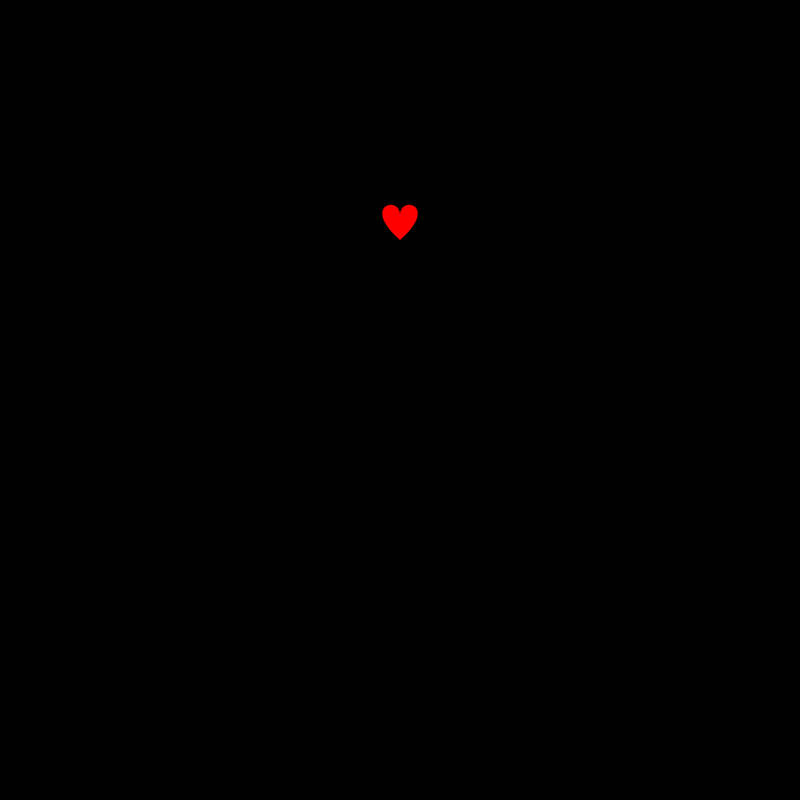
Frame 1 (no input)
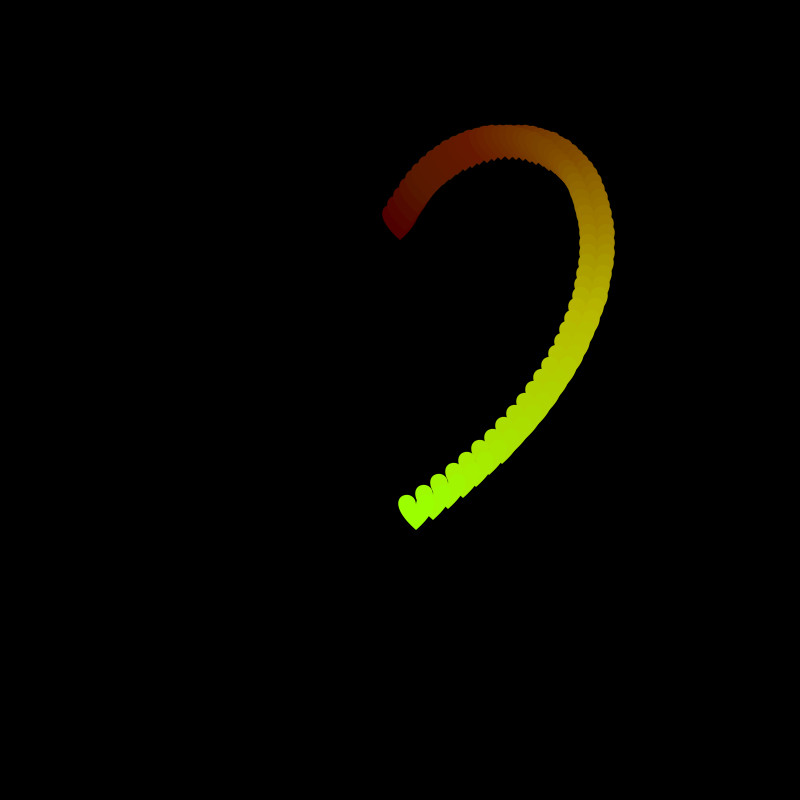
Frame 60 (the mouse pressed at the canvas centre just before this capture)
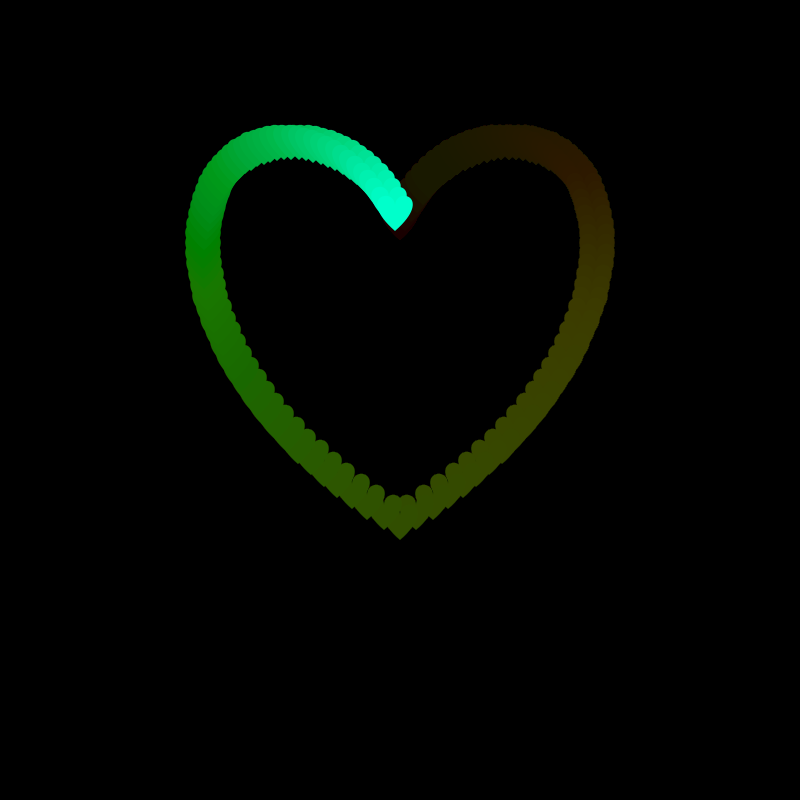
Frame 120 (the mouse held since frame 60 and released just before this capture)

The Processing sketch that drew these frames (run headless with seeded random() and noise(); from frame 60 on, the mouse is pressed at the canvas centre):

// Processing sketch: processing_138676
// ── processing_138676.pde


int i = 0; 
boolean dir = true; 
heartShape heart = new heartShape(); 

void setup() {  

  size(800, 800); 
  colorMode(HSB); 
  smooth(); 
  noStroke(); 
  background(0);
} 





void draw() { 

  fill(0, 5); 
  rect(0, 0, width, height); 
  float x = 0.25 * (-pow(i, 2) + 40*i + 1200)*sin((PI*i)/180); 
  float y = -0.25 * (-pow(i, 2) + 40*i + 1200)*cos((PI*i)/180); 
  if (dir) { 

    heart.move(int(x) + 350, int(y) + 500); 
    i++; 
    if ( i >= 60) {  

      dir = !dir;
    }
  }  
  else { 

    i--; 
    heart.move(int(-x) + 350, int(y) + 500);  
    if ( i <= 0) dir = !dir;
  }
} 

class heartShape { 

  int col; 

  void move(int x, int y) { 

    fill(col, 255, 255); 
    pushMatrix(); 
    translate(x, y); 
    beginShape(); 
    vertex(50, 15);  
    bezierVertex(50, -5, 90, 5, 50, 40);  
    vertex(50, 15);  
    bezierVertex(50, -5, 10, 5, 50, 40);  
    endShape(); 
    popMatrix(); 
    col++; 
    if (col >= 255) { 

      col = 0;
    }
  }
} 
